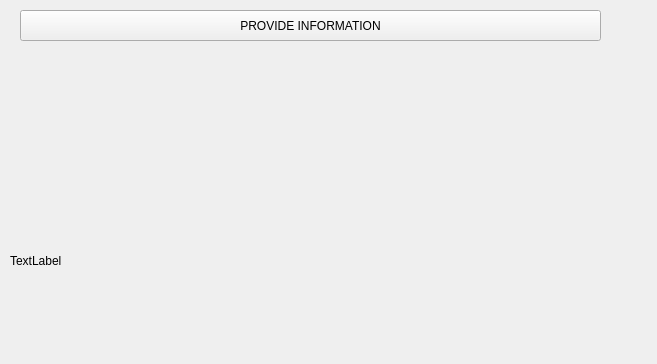
<?xml version="1.0" encoding="UTF-8"?>
<ui version="4.0">
 <class>Widget</class>
 <widget class="QWidget" name="Widget">
  <property name="geometry">
   <rect>
    <x>0</x>
    <y>0</y>
    <width>657</width>
    <height>364</height>
   </rect>
  </property>
  <property name="windowTitle">
   <string>Widget</string>
  </property>
  <widget class="QPushButton" name="ON">
   <property name="geometry">
    <rect>
     <x>20</x>
     <y>10</y>
     <width>581</width>
     <height>31</height>
    </rect>
   </property>
   <property name="text">
    <string>PROVIDE INFORMATION</string>
   </property>
  </widget>
  <widget class="QLabel" name="infolabel">
   <property name="geometry">
    <rect>
     <x>10</x>
     <y>170</y>
     <width>641</width>
     <height>181</height>
    </rect>
   </property>
   <property name="text">
    <string>TextLabel</string>
   </property>
  </widget>
 </widget>
 <resources/>
 <connections/>
</ui>
